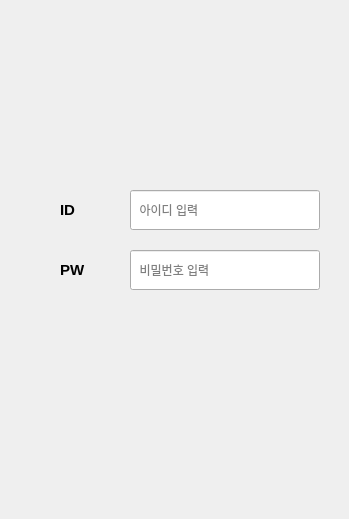
   <widget class="QWidget" name="page_2">
    <widget class="QLabel" name="lb_Logo">
     <property name="geometry">
      <rect>
       <x>40</x>
       <y>40</y>
       <width>300</width>
       <height>110</height>
      </rect>
     </property>
     <property name="styleSheet">
      <string notr="true">border-image:url(&quot;/Users/IOT/Desktop/Important/Coupang_Project/Image/Join.png&quot;)</string>
     </property>
     <property name="text">
      <string/>
     </property>
     <property name="alignment">
      <set>Qt::AlignCenter</set>
     </property>
    </widget>
    <widget class="QLineEdit" name="ID_Edit">
     <property name="geometry">
      <rect>
       <x>130</x>
       <y>190</y>
       <width>190</width>
       <height>40</height>
      </rect>
     </property>
     <property name="placeholderText">
      <string>  아이디 입력</string>
     </property>
    </widget>
    <widget class="QLineEdit" name="PW_Edit">
     <property name="geometry">
      <rect>
       <x>130</x>
       <y>250</y>
       <width>190</width>
       <height>40</height>
      </rect>
     </property>
     <property name="placeholderText">
      <string>  비밀번호 입력</string>
     </property>
    </widget>
    <widget class="QLabel" name="lb_ID">
     <property name="geometry">
      <rect>
       <x>60</x>
       <y>190</y>
       <width>70</width>
       <height>40</height>
      </rect>
     </property>
     <property name="font">
      <font>
       <pointsize>11</pointsize>
       <bold>true</bold>
      </font>
     </property>
     <property name="text">
      <string>ID</string>
     </property>
    </widget>
    <widget class="QLabel" name="lb_Pw">
     <property name="geometry">
      <rect>
       <x>60</x>
       <y>250</y>
       <width>70</width>
       <height>40</height>
      </rect>
     </property>
     <property name="font">
      <font>
       <pointsize>11</pointsize>
       <bold>true</bold>
      </font>
     </property>
     <property name="text">
      <string>PW</string>
     </property>
    </widget>
    <widget class="QPushButton" name="Btn_Login">
     <property name="geometry">
      <rect>
       <x>60</x>
       <y>350</y>
       <width>260</width>
       <height>40</height>
      </rect>
     </property>
     <property name="text">
      <string/>
     </property>
     <property name="icon">
      <iconset>
       <normaloff>../Image/Login.PNG</normaloff>../Image/Login.PNG</iconset>
     </property>
     <property name="iconSize">
      <size>
       <width>260</width>
       <height>50</height>
      </size>
     </property>
     <property name="flat">
      <bool>true</bool>
     </property>
    </widget>
    <widget class="QPushButton" name="Btn_Join">
     <property name="geometry">
      <rect>
       <x>60</x>
       <y>410</y>
       <width>260</width>
       <height>40</height>
      </rect>
     </property>
     <property name="text">
      <string/>
     </property>
     <property name="icon">
      <iconset>
       <normaloff>../Image/Join_.PNG</normaloff>../Image/Join_.PNG</iconset>
     </property>
     <property name="iconSize">
      <size>
       <width>260</width>
       <height>50</height>
      </size>
     </property>
     <property name="flat">
      <bool>true</bool>
     </property>
    </widget>
    <widget class="QPushButton" name="Btn_FindID">
     <property name="geometry">
      <rect>
       <x>60</x>
       <y>470</y>
       <width>125</width>
       <height>40</height>
      </rect>
     </property>
     <property name="text">
      <string/>
     </property>
     <property name="icon">
      <iconset>
       <normaloff>../Image/Find_ID.png</normaloff>../Image/Find_ID.png</iconset>
     </property>
     <property name="iconSize">
      <size>
       <width>150</width>
       <height>50</height>
      </size>
     </property>
     <property name="flat">
      <bool>true</bool>
     </property>
    </widget>
    <widget class="QPushButton" name="Btn_FindPW">
     <property name="geometry">
      <rect>
       <x>195</x>
       <y>470</y>
       <width>125</width>
       <height>40</height>
      </rect>
     </property>
     <property name="text">
      <string/>
     </property>
     <property name="icon">
      <iconset>
       <normaloff>../Image/Find_PW.png</normaloff>../Image/Find_PW.png</iconset>
     </property>
     <property name="iconSize">
      <size>
       <width>150</width>
       <height>50</height>
      </size>
     </property>
     <property name="flat">
      <bool>true</bool>
     </property>
    </widget>
   </widget>
